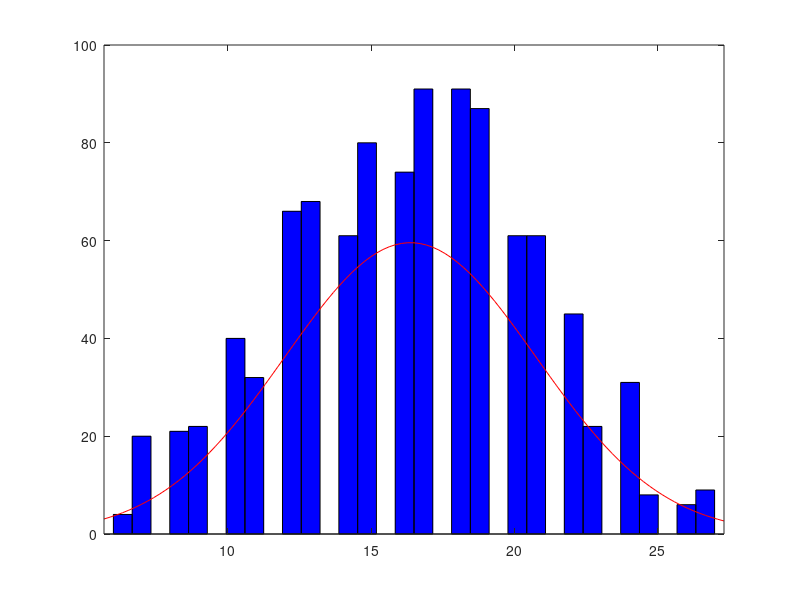

Reproduce this figure in MATLAB.
EXPERIMENTS_COUNT = 1e3;


sample = zeros(EXPERIMENTS_COUNT,1);

for i = 1:EXPERIMENTS_COUNT
    permutation = randperm(10, 3);
    s = sum (permutation);
    sample(i,1) = s;
end;

histfit(sample)
